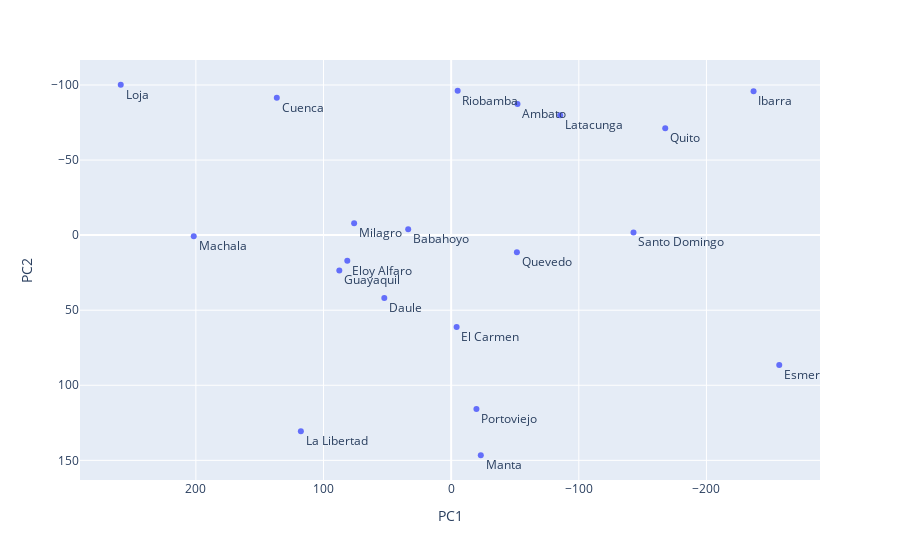

The code cell stored with this chart in its notebook:
### Code cell
fig = px.scatter(my_pcoa['loadings'], x='PC1', y='PC2', text=my_pcoa['loadings'].index)
fig.update_yaxes(autorange="reversed")
fig.update_xaxes(autorange="reversed")
fig.update_traces(textposition="bottom right")
fig

### Figure 1 — Plotly figure (JSON) as saved in the notebook; plotly's stock layout.template omitted (floating-point values rounded to 4 significant figures)
{"data": [{"hovertemplate": "PC1=%{x}<br>PC2=%{y}<br>index=%{text}<extra></extra>", "legendgroup": "", "marker": {"color": "#636efa", "symbol": "circle"}, "mode": "markers+text", "name": "", "orientation": "v", "showlegend": false, "text": ["Guayaquil", "Quito", "Cuenca", "Santo Domingo", "Machala", "Manta", "Portoviejo", "Eloy Alfaro", "Ambato", "Riobamba", "Quevedo", "Loja", "Milagro", "Ibarra", "Esmeraldas", "Babahoyo", "La Libertad", "El Carmen", "Latacunga", "Daule"], "textposition": "bottom right", "type": "scatter", "x": [87.61, -167.7, 136.6, -142.9, 201.7, -23.23, -19.81, 81.37, -51.97, -5.107, -51.5, 258.9, 76.01, -236.9, -257.0, 33.66, 117.7, -4.291, -85.44, 52.38], "xaxis": "x", "y": [23.54, -71.2, -91.44, -1.741, 0.8028, 146.6, 115.8, 17.11, -87.4, -96.1, 11.36, -100.1, -7.933, -95.81, 86.54, -3.84, 130.6, 61.2, -79.88, 41.88], "yaxis": "y"}], "layout": {"autosize": true, "legend": {"tracegroupgap": 0}, "margin": {"t": 60}, "xaxis": {"anchor": "y", "autorange": true, "domain": [0, 1], "range": [290.0, -288.2], "title": {"text": "PC1"}, "type": "linear"}, "yaxis": {"anchor": "x", "autorange": true, "domain": [0, 1], "range": [165.7, -119.3], "title": {"text": "PC2"}, "type": "linear"}}}
